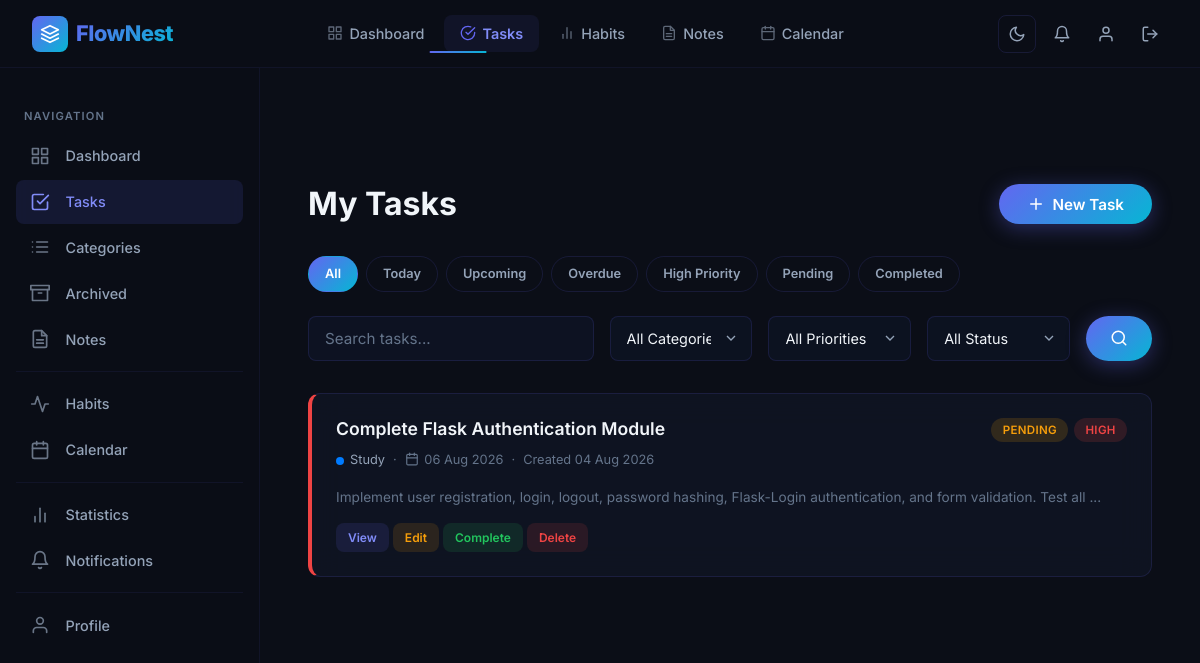
The page /tasks/ (signed in) on the database its author committed.
### app/models.py (models this page shows, shortened)
class Task(db.Model):
    __tablename__ = "tasks"
    id = db.Column(db.Integer, primary_key=True)
    title = db.Column(db.String(200), nullable=False)
    description = db.Column(db.Text, nullable=True)
    priority = db.Column(db.String(20), default="Medium")
    status = db.Column(db.String(20), default="Pending")
    deadline = db.Column(db.Date, nullable=True)
    reminder = db.Column(db.DateTime, nullable=True)
    attachment = db.Column(db.String(255), nullable=True)
    created_at = db.Column(
        db.DateTime,
        default=datetime.utcnow
    )
    updated_at = db.Column(
        db.DateTime,
        default=datetime.utcnow,
        onupdate=datetime.utcnow
    )
    reminder_sent = db.Column(
    db.Boolean,
    default=False
    )
    user_id = db.Column(
        db.Integer,
        db.ForeignKey("users.id"),
        nullable=False
    )
    category_id = db.Column(
        db.Integer,
        db.ForeignKey("categories.id"),
        nullable=True
    )
    user = db.relationship(
    "User",
    back_populates="tasks"
    )
    category = db.relationship(
    "Category",
    back_populates="tasks"
    )

class Category(db.Model):
    __tablename__ = "categories"
    id = db.Column(
        db.Integer,
        primary_key=True
    )
    user = db.relationship(
    "User",
    back_populates="categories"
    )
    tasks = db.relationship(
    "Task",
    back_populates="category",
    lazy=True
    )
    name = db.Column(
        db.String(100),
        nullable=False
    )
    color = db.Column(
        db.String(20),
        default="#007bff"
    )
    user_id = db.Column(
        db.Integer,
        db.ForeignKey("users.id"),
        nullable=False
    )

### app/routes/tasks.py (the view, shortened to what this page needs)
@tasks.route("/")
@login_required
def list_tasks():
    form = SearchForm()
    form.category.choices.extend([
        (category.id, category.name)
        for category in Category.query.filter_by(
            user_id=current_user.id
        ).order_by(Category.name)
        .all()
    ])
    query = Task.query.filter(
        Task.user_id == current_user.id,
        Task.status != "Archived"
    )
    search = request.args.get(
        "search",
        ""
    )
    category = request.args.get(
        "category",
        type=int,
        default=0
    )
    priority = request.args.get(
        "priority",
        ""
    )
    status = request.args.get(
        "status",
        ""
    )
    filter_type = request.args.get(
    "filter",
    ""
    )
    if filter_type == "today":
        query = query.filter(
            Task.deadline == date.today()
        )
    if filter_type == "upcoming":
        query = query.filter(
            Task.deadline > date.today()
        )
    if filter_type == "overdue":
        query = query.filter(
            Task.deadline < date.today(),
            Task.status != "Completed"
        )
    if filter_type == "high":
        query = query.filter_by(
            priority="High"
        )
    if filter_type == "pending":
        query = query.filter_by(
            status="Pending"
        )
    if filter_type == "completed":
        query = query.filter_by(
            status="Completed"
        )
    if filter_type == "archived":
        query = query.filter_by(
            status="Archived"
        )
    if category:
        query = query.filter_by(
            category_id=category
        )
    if priority:
        query = query.filter_by(
            priority=priority
        )
    if status:
        query = query.filter_by(
            status=status
        )
    tasks = query.order_by(
    Task.created_at.desc()
    ).all()
    form.search.data = search
    form.category.data = category
    form.priority.data = priority
    form.status.data = status
    selected_filter = filter_type
    return render_template(
    "tasks/list.html",
    tasks=tasks,
    form=form,
    selected_filter=selected_filter
)

### app/forms.py
class SearchForm(FlaskForm):
    search = StringField(
        "Search"
    )
    category = SelectField(
        "Category",
        coerce=int,
        choices=[(0, "All Categories")]
    )
    priority = SelectField(
        "Priority",
        choices=[
            ("", "All Priorities"),
            ("High", "High"),
            ("Medium", "Medium"),
            ("Low", "Low")
        ]
    )
    status = SelectField(
        "Status",
        choices=[
            ("", "All Status"),
            ("Pending", "Pending"),
            ("Completed", "Completed"),
            ("Archived", "Archived")
        ]
    )
    submit = SubmitField("Search")

### app/extensions.py (called while the page is built)
@login_manager.user_loader
def load_user(user_id):
    from app.models import User
    return User.query.get(int(user_id))

### app/templates/tasks/list.html (shortened to what this page needs)
{% extends "base.html" %}
{% block content %}
<div class="page-wrapper with-sidebar">
    <div class="page-content">
        <div class="page-header fade-in">
            <h2>My Tasks</h2>
            <a href="{{ url_for('tasks.create_task') }}" class="btn btn-primary">
                <svg viewBox="0 0 24 24" fill="none" stroke="currentColor" stroke-width="2" width="18" height="18" stroke-linecap="round" stroke-linejoin="round">
                    <line x1="12" y1="5" x2="12" y2="19"></line>
                    <line x1="5" y1="12" x2="19" y2="12"></line>
                </svg>
                New Task
            </a>
        </div>
        <div class="filter-pills fade-in fade-in-delay-1">
            <a href="{{ url_for('tasks.list_tasks') }}" class="filter-pill {{ 'active' if not selected_filter else '' }}">All</a>
            <a href="{{ url_for('tasks.list_tasks', filter='today') }}" class="filter-pill {{ 'active' if selected_filter == 'today' else '' }}">Today</a>
            <a href="{{ url_for('tasks.list_tasks', filter='upcoming') }}" class="filter-pill {{ 'active' if selected_filter == 'upcoming' else '' }}">Upcoming</a>
            <a href="{{ url_for('tasks.list_tasks', filter='overdue') }}" class="filter-pill {{ 'active' if selected_filter == 'overdue' else '' }}">Overdue</a>
            <a href="{{ url_for('tasks.list_tasks', filter='high') }}" class="filter-pill {{ 'active' if selected_filter == 'high' else '' }}">High Priority</a>
            <a href="{{ url_for('tasks.list_tasks', filter='pending') }}" class="filter-pill {{ 'active' if selected_filter == 'pending' else '' }}">Pending</a>
            <a href="{{ url_for('tasks.list_tasks', filter='completed') }}" class="filter-pill {{ 'active' if selected_filter == 'completed' else '' }}">Completed</a>
        </div>
        <form method="GET" class="search-bar fade-in fade-in-delay-2">
            {{ form.search(class="form-control", placeholder="Search tasks...") }}
            {{ form.category(class="form-select") }}
            {{ form.priority(class="form-select") }}
            {{ form.status(class="form-select") }}
            <button type="submit" class="btn btn-primary" style="padding: 0.7rem 1.5rem;">
                <svg viewBox="0 0 24 24" fill="none" stroke="currentColor" stroke-width="2" width="18" height="18" stroke-linecap="round" stroke-linejoin="round">
                    <circle cx="11" cy="11" r="8"></circle>
                    <line x1="21" y1="21" x2="16.65" y2="16.65"></line>
                </svg>
            </button>
        </form>
        {% if tasks %}
        {% for task in tasks %}
        <div class="task-card priority-{{ task.priority|lower }} fade-in">
            <div class="task-card-header">
                <h3 class="task-card-title">
                    <a href="{{ url_for('tasks.view_task', task_id=task.id) }}">{{ task.title }}</a>
                </h3>
                <div style="display: flex; gap: 6px; flex-shrink: 0;">
                    <span class="badge badge-{{ task.status|lower }}">{{ task.status }}</span>
                    <span class="badge badge-{{ task.priority|lower }}">{{ task.priority }}</span>
                </div>
            </div>
            <div class="task-card-meta">
                {% if task.category %}
                <span class="category-tag">
                    <span class="category-dot" style="background: {{ task.category.color }};"></span>
                    {{ task.category.name }}
                </span>
                <span>·</span>
                {% endif %}
                <span>
                    <svg viewBox="0 0 24 24" fill="none" stroke="currentColor" stroke-width="2" stroke-linecap="round" stroke-linejoin="round">
                        <rect x="3" y="4" width="18" height="18" rx="2" ry="2"></rect>
                        <line x1="16" y1="2" x2="16" y2="6"></line>
                        <line x1="8" y1="2" x2="8" y2="6"></line>
                        <line x1="3" y1="10" x2="21" y2="10"></line>
                    </svg>
                    {{ task.deadline.strftime("%d %b %Y") if task.deadline else "No Deadline" }}
                </span>
                <span>·</span>
                <span>Created {{ task.created_at.strftime("%d %b %Y") }}</span>
            </div>
            {% if task.description %}
            <p style="margin: 0 0 var(--space-md); font-size: 0.85rem; color: var(--text-muted); line-height: 1.5;">
                {{ task.description[:120] }}{% if task.description|length > 120 %}...{% endif %}
            </p>
            {% endif %}
            <div class="task-card-actions">
                <a href="{{ url_for('tasks.view_task', task_id=task.id) }}" class="btn-xs btn-info-soft">View</a>
                <a href="{{ url_for('tasks.update_task', task_id=task.id) }}" class="btn-xs btn-warning-soft">Edit</a>
                {% if task.status == "Pending" %}
                <a href="{{ url_for('tasks.complete_task', task_id=task.id) }}" class="btn-xs btn-success-soft">Complete</a>
                {% endif %}
                <a href="{{ url_for('tasks.delete_task', task_id=task.id) }}" class="btn-xs btn-danger-soft"
                    onclick="return confirm('Are you sure you want to delete this task?');">Delete</a>
            </div>
        </div>
        {% endfor %}
        {% endif %}
    </div>
</div>
{% endblock %}

### rows shown on the page
Task: title "Complete Flask Authentication Module", status "PENDING", priority "HIGH", category.name "Study", deadline "06 Aug 2026", created_at "04 Aug 2026", description "Implement user registration, login, logout, password hashing, Flask-Login authentication, and form validation. Test all"
